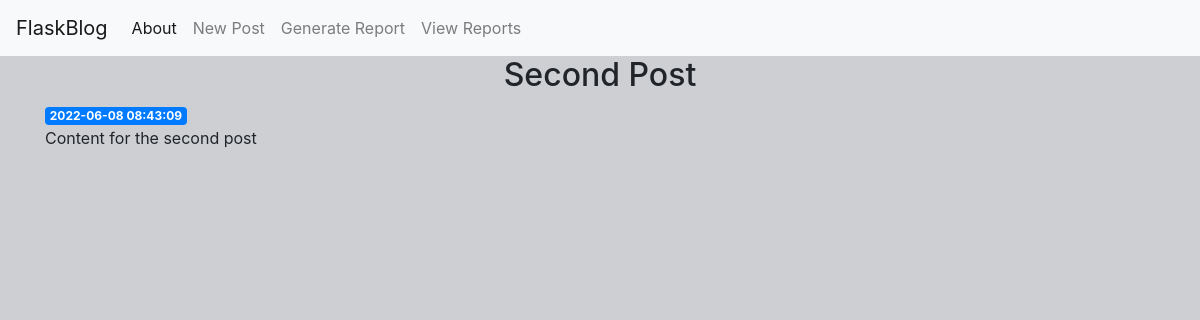
Page /2 on the earlier database version.
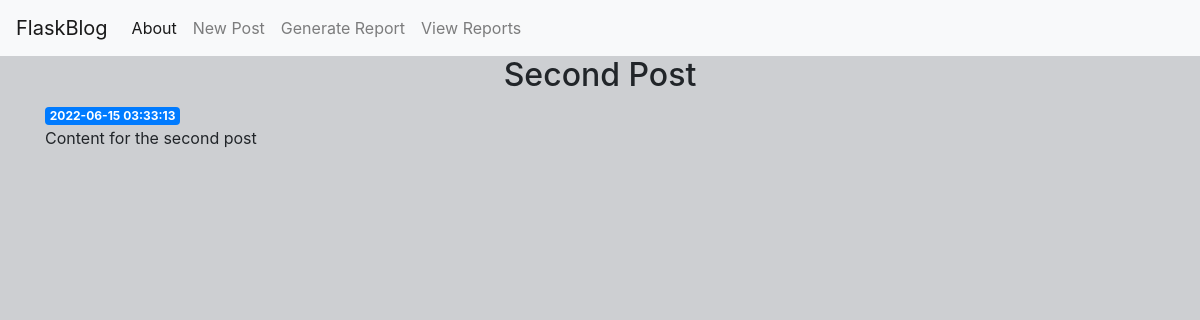
Same page on the later database version.
### tables this page shows
CREATE TABLE posts (
    id INTEGER PRIMARY KEY AUTOINCREMENT,
    created TIMESTAMP NOT NULL DEFAULT CURRENT_TIMESTAMP,
    title TEXT NOT NULL,
    content TEXT NOT NULL
);

### app.py (the view)
@app.route(prefix + '/<int:post_id>')
def post(post_id):
    post = get_post(post_id)
    return render_template('post.html', post=post)

### app.py (called while the page is built)
def get_db_connection():
    conn = sqlite3.connect('database.db')
    conn.row_factory = sqlite3.Row
    return conn

def get_post(post_id):
    conn = get_db_connection()
    post = conn.execute('SELECT * FROM posts WHERE id = ?',
                        (post_id,)).fetchone()
    conn.close()
    if post is None:
        abort(404)
    return post

### templates/post.html
{% extends 'base.html' %}
{% block content %}
    <h2 class="text-center">{% block title %} {{ post['title'] }} {% endblock %}</h2>
    <span class="badge badge-primary">{{ post['created'] }}</span>
    <p>{{ post['content'] }}</p>
{% endblock %}

Differences in the rows shown:
changed posts "Second Post": created "2022-06-08 08:43:09" → "2022-06-15 03:33:13"
